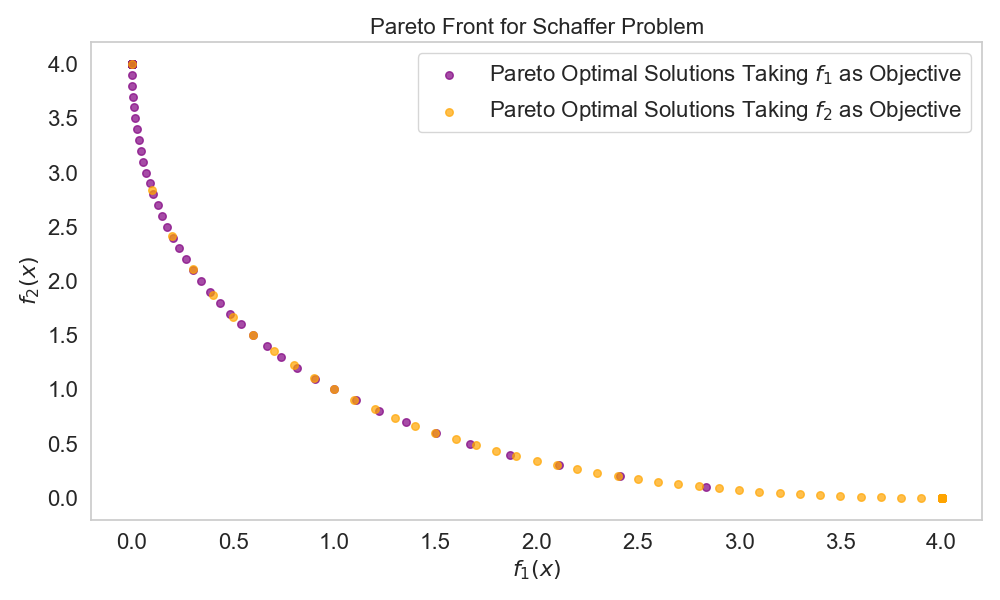

Source code (Python):
import numpy as np
import matplotlib.pyplot as plt
from scipy.optimize import minimize
from Functions import f_1, f_2
import seaborn as sns
plt.rcParams['text.usetex'] = False


# Define the range for X and the weights
A = 10  # Range of x, can be adjusted

# List to store Pareto-optimal results for f_1 minimization
pareto_optimal_f1 = []

# Generate a list of epsilon values in the range from 0 to 10 with 101 points
epsilon_values = np.linspace(0, 10, 101)

# Step 1: Minimize f_1(x) with a constraint on f_2(x)
for epsilon in epsilon_values:
    # Restriction on f_2(x) with epsilon constraint
    constraints = [{'type': 'ineq', 'fun': lambda x: epsilon - f_2(x)}]
    bounds = [(-A, A)]  # Bounds for x
    x0 = [0.0]  # Initial guess
    
    # Minimize the objective function f_1(x) subject to the constraint on f_2(x)
    opt = minimize(f_1, x0, bounds=bounds, constraints=constraints)
    
    # Store the result in a dictionary with the values of f_1(x) and f_2(x)
    result = {
        "x": opt.x[0],
        "f_1(x)": f_1(opt.x[0]),
        "f_2(x)": f_2(opt.x[0])
    }
    # Add the Pareto-optimal solution to the list for f_1 minimization
    pareto_optimal_f1.append([result['x'], result['f_1(x)'], result['f_2(x)']])

# Convert the list to a NumPy array for plotting f_1 minimization
pareto_optimal_f1 = np.array(pareto_optimal_f1)


# Step 2: Minimize f_2(x) with a constraint on f_1(x)
pareto_optimal_f2 = []

for epsilon in epsilon_values:
    # Restriction on f_1(x) with epsilon constraint
    constraints = [{'type': 'ineq', 'fun': lambda x: epsilon - f_1(x)}]
    bounds = [(-A, A)]  # Bounds for x
    x0 = [0.0]  # Initial guess
    
    # Minimize the objective function f_2(x) subject to the constraint on f_1(x)
    opt = minimize(f_2, x0, bounds=bounds, constraints=constraints)
    
    # Store the result in a dictionary with the values of f_1(x) and f_2(x)
    result = {
        "x": opt.x[0],
        "f_1(x)": f_1(opt.x[0]),
        "f_2(x)": f_2(opt.x[0])
    }
    # Add the Pareto-optimal solution to the list for f_2 minimization
    pareto_optimal_f2.append([result['x'], result['f_1(x)'], result['f_2(x)']])

# Convert the list to a NumPy array for plotting f_2 minimization
pareto_optimal_f2 = np.array(pareto_optimal_f2)

# Plot both Pareto fronts (f_1 vs f_2)
sns.set(style="whitegrid")
plt.figure(figsize=(10, 6))

# Plot Pareto front for f_1 minimization
plt.scatter(pareto_optimal_f1[:, 1], pareto_optimal_f1[:, 2], c='purple', s=30, alpha=0.7, 
            label=r'Pareto Optimal Solutions Taking $f_1$ as Objective')

# Plot Pareto front for f_2 minimization
plt.scatter(pareto_optimal_f2[:, 1], pareto_optimal_f2[:, 2], c='orange', s=30, alpha=0.7, 
            label=r'Pareto Optimal Solutions Taking $f_2$ as Objective')


plt.xlabel('$f_1(x)$', fontsize=16) 
plt.ylabel('$f_2(x)$', fontsize=16)  
plt.title('Pareto Front for Schaffer Problem', fontsize=16) 
plt.xticks(fontsize=16)
plt.yticks(fontsize=16)
plt.grid()
plt.legend(fontsize=16)
plt.tight_layout()
plt.savefig("Epsilon-Restriction.png")
plt.show()
